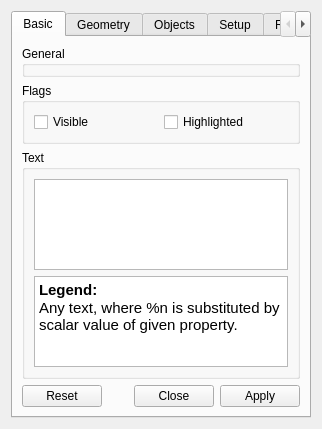
<?xml version="1.0" encoding="UTF-8"?>
<ui version="4.0">
 <class>TextObjectDesigner</class>
 <widget class="QWidget" name="TextObjectDesigner">
  <property name="geometry">
   <rect>
    <x>0</x>
    <y>0</y>
    <width>322</width>
    <height>429</height>
   </rect>
  </property>
  <property name="windowTitle">
   <string>Text</string>
  </property>
  <property name="toolTip">
   <string/>
  </property>
  <layout class="QVBoxLayout">
   <item>
    <widget class="QTabWidget" name="tabWidget">
     <property name="currentIndex">
      <number>0</number>
     </property>
     <widget class="QWidget" name="tab">
      <attribute name="title">
       <string>Basic</string>
      </attribute>
      <layout class="QVBoxLayout" name="verticalLayout">
       <item>
        <widget class="QGroupBox" name="generalGB">
         <property name="title">
          <string>General</string>
         </property>
        </widget>
       </item>
       <item>
        <widget class="QGroupBox" name="flagsGB">
         <property name="title">
          <string>Flags</string>
         </property>
         <layout class="QGridLayout" name="gridLayout_3">
          <item row="0" column="0">
           <widget class="QCheckBox" name="visibleCB">
            <property name="text">
             <string>Visible</string>
            </property>
           </widget>
          </item>
          <item row="0" column="1">
           <widget class="QCheckBox" name="highlightedCB">
            <property name="text">
             <string>Highlighted</string>
            </property>
           </widget>
          </item>
         </layout>
        </widget>
       </item>
       <item>
        <widget class="QGroupBox" name="textGB">
         <property name="title">
          <string>Text</string>
         </property>
         <layout class="QVBoxLayout" name="verticalLayout_3">
          <item>
           <widget class="QTextEdit" name="textTE"/>
          </item>
          <item>
           <widget class="QTextEdit" name="textEdit">
            <property name="readOnly">
             <bool>true</bool>
            </property>
            <property name="html">
             <string>&lt;!DOCTYPE HTML PUBLIC &quot;-//W3C//DTD HTML 4.0//EN&quot; &quot;http://www.w3.org/TR/REC-html40/strict.dtd&quot;&gt;
&lt;html&gt;&lt;head&gt;&lt;meta name=&quot;qrichtext&quot; content=&quot;1&quot; /&gt;&lt;style type=&quot;text/css&quot;&gt;
p, li { white-space: pre-wrap; }
&lt;/style&gt;&lt;/head&gt;&lt;body style=&quot; font-family:'Ubuntu'; font-size:11pt; font-weight:400; font-style:normal;&quot;&gt;
&lt;p style=&quot; margin-top:0px; margin-bottom:0px; margin-left:0px; margin-right:0px; -qt-block-indent:0; text-indent:0px;&quot;&gt;&lt;span style=&quot; font-weight:600;&quot;&gt;Legend:&lt;/span&gt; &lt;/p&gt;
&lt;p style=&quot; margin-top:0px; margin-bottom:0px; margin-left:0px; margin-right:0px; -qt-block-indent:0; text-indent:0px;&quot;&gt;Any text, where %n is substituted by scalar value of given property.&lt;/p&gt;&lt;/body&gt;&lt;/html&gt;</string>
            </property>
           </widget>
          </item>
         </layout>
        </widget>
       </item>
       <item>
        <spacer name="verticalSpacer">
         <property name="orientation">
          <enum>Qt::Vertical</enum>
         </property>
         <property name="sizeHint" stdset="0">
          <size>
           <width>20</width>
           <height>40</height>
          </size>
         </property>
        </spacer>
       </item>
       <item>
        <widget class="QDialogButtonBox" name="buttonBox1">
         <property name="standardButtons">
          <set>QDialogButtonBox::Apply|QDialogButtonBox::Close|QDialogButtonBox::Reset</set>
         </property>
        </widget>
       </item>
      </layout>
     </widget>
     <widget class="QWidget" name="geometryTab">
      <attribute name="title">
       <string>Geometry</string>
      </attribute>
      <layout class="QVBoxLayout" name="verticalLayout_2">
       <item>
        <widget class="QGroupBox" name="positionGB">
         <property name="title">
          <string>Position</string>
         </property>
         <layout class="QGridLayout" name="gridLayout_2">
          <item row="0" column="0">
           <widget class="QLabel" name="label_2">
            <property name="text">
             <string>X:</string>
            </property>
           </widget>
          </item>
          <item row="0" column="1">
           <widget class="QQuantitySpinBox" name="positionXSB">
            <property name="sizePolicy">
             <sizepolicy hsizetype="Expanding" vsizetype="Fixed">
              <horstretch>0</horstretch>
              <verstretch>0</verstretch>
             </sizepolicy>
            </property>
            <property name="alignment">
             <set>Qt::AlignRight|Qt::AlignTrailing|Qt::AlignVCenter</set>
            </property>
            <property name="minimum">
             <double>-1000.000000000000000</double>
            </property>
            <property name="maximum">
             <double>1000.000000000000000</double>
            </property>
            <property name="singleStep">
             <double>0.010000000000000</double>
            </property>
           </widget>
          </item>
          <item row="1" column="0">
           <widget class="QLabel" name="label_3">
            <property name="text">
             <string>Y:</string>
            </property>
           </widget>
          </item>
          <item row="1" column="1">
           <widget class="QQuantitySpinBox" name="positionYSB">
            <property name="alignment">
             <set>Qt::AlignRight|Qt::AlignTrailing|Qt::AlignVCenter</set>
            </property>
            <property name="minimum">
             <double>-1000.000000000000000</double>
            </property>
            <property name="maximum">
             <double>1000.000000000000000</double>
            </property>
            <property name="singleStep">
             <double>0.010000000000000</double>
            </property>
           </widget>
          </item>
          <item row="2" column="0">
           <widget class="QLabel" name="label_4">
            <property name="text">
             <string>Z:</string>
            </property>
           </widget>
          </item>
          <item row="2" column="1" rowspan="2">
           <widget class="QQuantitySpinBox" name="positionZSB">
            <property name="alignment">
             <set>Qt::AlignRight|Qt::AlignTrailing|Qt::AlignVCenter</set>
            </property>
            <property name="minimum">
             <double>-1000.000000000000000</double>
            </property>
            <property name="maximum">
             <double>1000.000000000000000</double>
            </property>
            <property name="singleStep">
             <double>0.010000000000000</double>
            </property>
           </widget>
          </item>
          <item row="4" column="0" colspan="2">
           <widget class="QCheckBox" name="globalPositionCB">
            <property name="text">
             <string>Global position</string>
            </property>
           </widget>
          </item>
         </layout>
        </widget>
       </item>
       <item>
        <widget class="QGroupBox" name="orientationGB">
         <property name="title">
          <string>Orientation</string>
         </property>
         <layout class="QGridLayout" name="gridLayout">
          <item row="0" column="0">
           <widget class="QLabel" name="label">
            <property name="text">
             <string>Theta:</string>
            </property>
           </widget>
          </item>
          <item row="0" column="1">
           <widget class="QQuantitySpinBox" name="orientationXSB">
            <property name="sizePolicy">
             <sizepolicy hsizetype="Expanding" vsizetype="Fixed">
              <horstretch>0</horstretch>
              <verstretch>0</verstretch>
             </sizepolicy>
            </property>
            <property name="alignment">
             <set>Qt::AlignRight|Qt::AlignTrailing|Qt::AlignVCenter</set>
            </property>
           </widget>
          </item>
          <item row="1" column="0">
           <widget class="QLabel" name="label_5">
            <property name="text">
             <string>Psi:</string>
            </property>
           </widget>
          </item>
          <item row="1" column="1">
           <widget class="QQuantitySpinBox" name="orientationYSB">
            <property name="alignment">
             <set>Qt::AlignRight|Qt::AlignTrailing|Qt::AlignVCenter</set>
            </property>
           </widget>
          </item>
          <item row="2" column="0">
           <widget class="QLabel" name="label_6">
            <property name="text">
             <string>TextLabel</string>
            </property>
           </widget>
          </item>
          <item row="2" column="1">
           <widget class="QQuantitySpinBox" name="orientationZSB">
            <property name="alignment">
             <set>Qt::AlignRight|Qt::AlignTrailing|Qt::AlignVCenter</set>
            </property>
           </widget>
          </item>
          <item row="3" column="0" colspan="2">
           <widget class="QCheckBox" name="faceToUserCB">
            <property name="text">
             <string>Face to user</string>
            </property>
           </widget>
          </item>
         </layout>
        </widget>
       </item>
       <item>
        <spacer name="verticalSpacer_2">
         <property name="orientation">
          <enum>Qt::Vertical</enum>
         </property>
         <property name="sizeHint" stdset="0">
          <size>
           <width>20</width>
           <height>40</height>
          </size>
         </property>
        </spacer>
       </item>
       <item>
        <widget class="QDialogButtonBox" name="buttonBox2">
         <property name="standardButtons">
          <set>QDialogButtonBox::Apply|QDialogButtonBox::Close|QDialogButtonBox::Reset</set>
         </property>
        </widget>
       </item>
      </layout>
     </widget>
     <widget class="QWidget" name="objectsTab">
      <attribute name="title">
       <string>Objects</string>
      </attribute>
     </widget>
     <widget class="QWidget" name="setupTab">
      <attribute name="title">
       <string>Setup</string>
      </attribute>
     </widget>
     <widget class="QWidget" name="refByTab">
      <attribute name="title">
       <string>Referenced by</string>
      </attribute>
     </widget>
    </widget>
   </item>
  </layout>
 </widget>
 <customwidgets>
  <customwidget>
   <class>QQuantitySpinBox</class>
   <extends>QDoubleSpinBox</extends>
   <header location="global">QuantitySpinBox.hpp</header>
  </customwidget>
 </customwidgets>
 <resources/>
 <connections/>
</ui>
